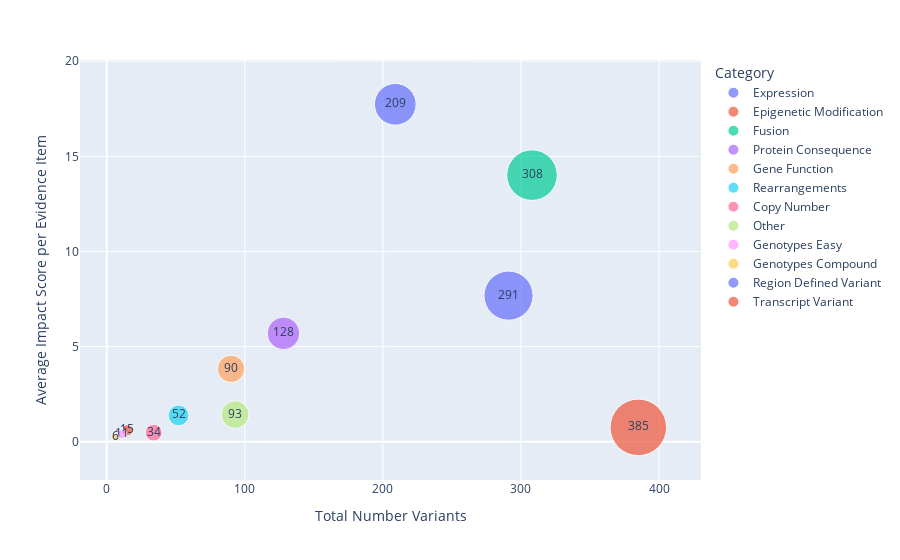

Notebook code cell kept with this figure:
### Code cell
fig3= px.scatter(data_frame= not_supported_variant_impact_df,
                x= 'Total Number Variants',
                y= 'Average Impact Score per Evidence Item',
                size= 'Total Number Variants',
                size_max= 40,
                text= 'Total Number Variants',
                # color_discrete_sequence= Bold,
                color= 'Category',
                hover_data= ['% Accepted Evidence Items', 'Average Impact Score per Variant'])
fig3.show()

### Figure 1 — Plotly figure (JSON) as saved in the notebook; plotly's stock layout.template omitted (floating-point values rounded to 4 significant figures)
{"data": [{"customdata": [["55.34%", 9.397]], "hovertemplate": "Category=Expression<br>Total Number Variants=%{text}<br>Average Impact Score per Evidence Item=%{y}<br>% Accepted Evidence Items=%{customdata[0]}<br>Average Impact Score per Variant=%{customdata[1]}<extra></extra>", "legendgroup": "Expression", "marker": {"color": "#636efa", "size": [291], "sizemode": "area", "sizeref": 0.2406, "symbol": "circle"}, "mode": "markers+text", "name": "Expression", "orientation": "v", "showlegend": true, "text": [291], "type": "scatter", "x": [291], "xaxis": "x", "y": [7.682], "yaxis": "y"}, {"customdata": [["91.67%", 0.7416]], "hovertemplate": "Category=Epigenetic Modification<br>Total Number Variants=%{text}<br>Average Impact Score per Evidence Item=%{y}<br>% Accepted Evidence Items=%{customdata[0]}<br>Average Impact Score per Variant=%{customdata[1]}<extra></extra>", "legendgroup": "Epigenetic Modification", "marker": {"color": "#EF553B", "size": [15], "sizemode": "area", "sizeref": 0.2406, "symbol": "circle"}, "mode": "markers+text", "name": "Epigenetic Modification", "orientation": "v", "showlegend": true, "text": [15], "type": "scatter", "x": [15], "xaxis": "x", "y": [0.6062], "yaxis": "y"}, {"customdata": [["59.48%", 17.14]], "hovertemplate": "Category=Fusion<br>Total Number Variants=%{text}<br>Average Impact Score per Evidence Item=%{y}<br>% Accepted Evidence Items=%{customdata[0]}<br>Average Impact Score per Variant=%{customdata[1]}<extra></extra>", "legendgroup": "Fusion", "marker": {"color": "#00cc96", "size": [308], "sizemode": "area", "sizeref": 0.2406, "symbol": "circle"}, "mode": "markers+text", "name": "Fusion", "orientation": "v", "showlegend": true, "text": [308], "type": "scatter", "x": [308], "xaxis": "x", "y": [14.01], "yaxis": "y"}, {"customdata": [["63.46%", 6.971]], "hovertemplate": "Category=Protein Consequence<br>Total Number Variants=%{text}<br>Average Impact Score per Evidence Item=%{y}<br>% Accepted Evidence Items=%{customdata[0]}<br>Average Impact Score per Variant=%{customdata[1]}<extra></extra>", "legendgroup": "Protein Consequence", "marker": {"color": "#ab63fa", "size": [128], "sizemode": "area", "sizeref": 0.2406, "symbol": "circle"}, "mode": "markers+text", "name": "Protein Consequence", "orientation": "v", "showlegend": true, "text": [128], "type": "scatter", "x": [128], "xaxis": "x", "y": [5.698], "yaxis": "y"}, {"customdata": [["44.25%", 4.69]], "hovertemplate": "Category=Gene Function<br>Total Number Variants=%{text}<br>Average Impact Score per Evidence Item=%{y}<br>% Accepted Evidence Items=%{customdata[0]}<br>Average Impact Score per Variant=%{customdata[1]}<extra></extra>", "legendgroup": "Gene Function", "marker": {"color": "#FFA15A", "size": [90], "sizemode": "area", "sizeref": 0.2406, "symbol": "circle"}, "mode": "markers+text", "name": "Gene Function", "orientation": "v", "showlegend": true, "text": [90], "type": "scatter", "x": [90], "xaxis": "x", "y": [3.833], "yaxis": "y"}, {"customdata": [["38.97%", 1.696]], "hovertemplate": "Category=Rearrangements<br>Total Number Variants=%{text}<br>Average Impact Score per Evidence Item=%{y}<br>% Accepted Evidence Items=%{customdata[0]}<br>Average Impact Score per Variant=%{customdata[1]}<extra></extra>", "legendgroup": "Rearrangements", "marker": {"color": "#19d3f3", "size": [52], "sizemode": "area", "sizeref": 0.2406, "symbol": "circle"}, "mode": "markers+text", "name": "Rearrangements", "orientation": "v", "showlegend": true, "text": [52], "type": "scatter", "x": [52], "xaxis": "x", "y": [1.386], "yaxis": "y"}, {"customdata": [["42.19%", 0.5844]], "hovertemplate": "Category=Copy Number<br>Total Number Variants=%{text}<br>Average Impact Score per Evidence Item=%{y}<br>% Accepted Evidence Items=%{customdata[0]}<br>Average Impact Score per Variant=%{customdata[1]}<extra></extra>", "legendgroup": "Copy Number", "marker": {"color": "#FF6692", "size": [34], "sizemode": "area", "sizeref": 0.2406, "symbol": "circle"}, "mode": "markers+text", "name": "Copy Number", "orientation": "v", "showlegend": true, "text": [34], "type": "scatter", "x": [34], "xaxis": "x", "y": [0.4777], "yaxis": "y"}, {"customdata": [["37.04%", 1.749]], "hovertemplate": "Category=Other<br>Total Number Variants=%{text}<br>Average Impact Score per Evidence Item=%{y}<br>% Accepted Evidence Items=%{customdata[0]}<br>Average Impact Score per Variant=%{customdata[1]}<extra></extra>", "legendgroup": "Other", "marker": {"color": "#B6E880", "size": [93], "sizemode": "area", "sizeref": 0.2406, "symbol": "circle"}, "mode": "markers+text", "name": "Other", "orientation": "v", "showlegend": true, "text": [93], "type": "scatter", "x": [93], "xaxis": "x", "y": [1.43], "yaxis": "y"}, {"customdata": [["56.52%", 0.5065]], "hovertemplate": "Category=Genotypes Easy<br>Total Number Variants=%{text}<br>Average Impact Score per Evidence Item=%{y}<br>% Accepted Evidence Items=%{customdata[0]}<br>Average Impact Score per Variant=%{customdata[1]}<extra></extra>", "legendgroup": "Genotypes Easy", "marker": {"color": "#FF97FF", "size": [11], "sizemode": "area", "sizeref": 0.2406, "symbol": "circle"}, "mode": "markers+text", "name": "Genotypes Easy", "orientation": "v", "showlegend": true, "text": [11], "type": "scatter", "x": [11], "xaxis": "x", "y": [0.414], "yaxis": "y"}, {"customdata": [["57.14%", 0.3052]], "hovertemplate": "Category=Genotypes Compound<br>Total Number Variants=%{text}<br>Average Impact Score per Evidence Item=%{y}<br>% Accepted Evidence Items=%{customdata[0]}<br>Average Impact Score per Variant=%{customdata[1]}<extra></extra>", "legendgroup": "Genotypes Compound", "marker": {"color": "#FECB52", "size": [6], "sizemode": "area", "sizeref": 0.2406, "symbol": "circle"}, "mode": "markers+text", "name": "Genotypes Compound", "orientation": "v", "showlegend": true, "text": [6], "type": "scatter", "x": [6], "xaxis": "x", "y": [0.2495], "yaxis": "y"}, {"customdata": [["57.17%", 21.7]], "hovertemplate": "Category=Region Defined Variant<br>Total Number Variants=%{text}<br>Average Impact Score per Evidence Item=%{y}<br>% Accepted Evidence Items=%{customdata[0]}<br>Average Impact Score per Variant=%{customdata[1]}<extra></extra>", "legendgroup": "Region Defined Variant", "marker": {"color": "#636efa", "size": [209], "sizemode": "area", "sizeref": 0.2406, "symbol": "circle"}, "mode": "markers+text", "name": "Region Defined Variant", "orientation": "v", "showlegend": true, "text": [209], "type": "scatter", "x": [209], "xaxis": "x", "y": [17.74], "yaxis": "y"}, {"customdata": [["11.46%", 0.926]], "hovertemplate": "Category=Transcript Variant<br>Total Number Variants=%{text}<br>Average Impact Score per Evidence Item=%{y}<br>% Accepted Evidence Items=%{customdata[0]}<br>Average Impact Score per Variant=%{customdata[1]}<extra></extra>", "legendgroup": "Transcript Variant", "marker": {"color": "#EF553B", "size": [385], "sizemode": "area", "sizeref": 0.2406, "symbol": "circle"}, "mode": "markers+text", "name": "Transcript Variant", "orientation": "v", "showlegend": true, "text": [385], "type": "scatter", "x": [385], "xaxis": "x", "y": [0.7569], "yaxis": "y"}], "layout": {"legend": {"itemsizing": "constant", "title": {"text": "Category"}, "tracegroupgap": 0}, "margin": {"t": 60}, "xaxis": {"anchor": "y", "domain": [0, 1], "title": {"text": "Total Number Variants"}}, "yaxis": {"anchor": "x", "domain": [0, 1], "title": {"text": "Average Impact Score per Evidence Item"}}}}
